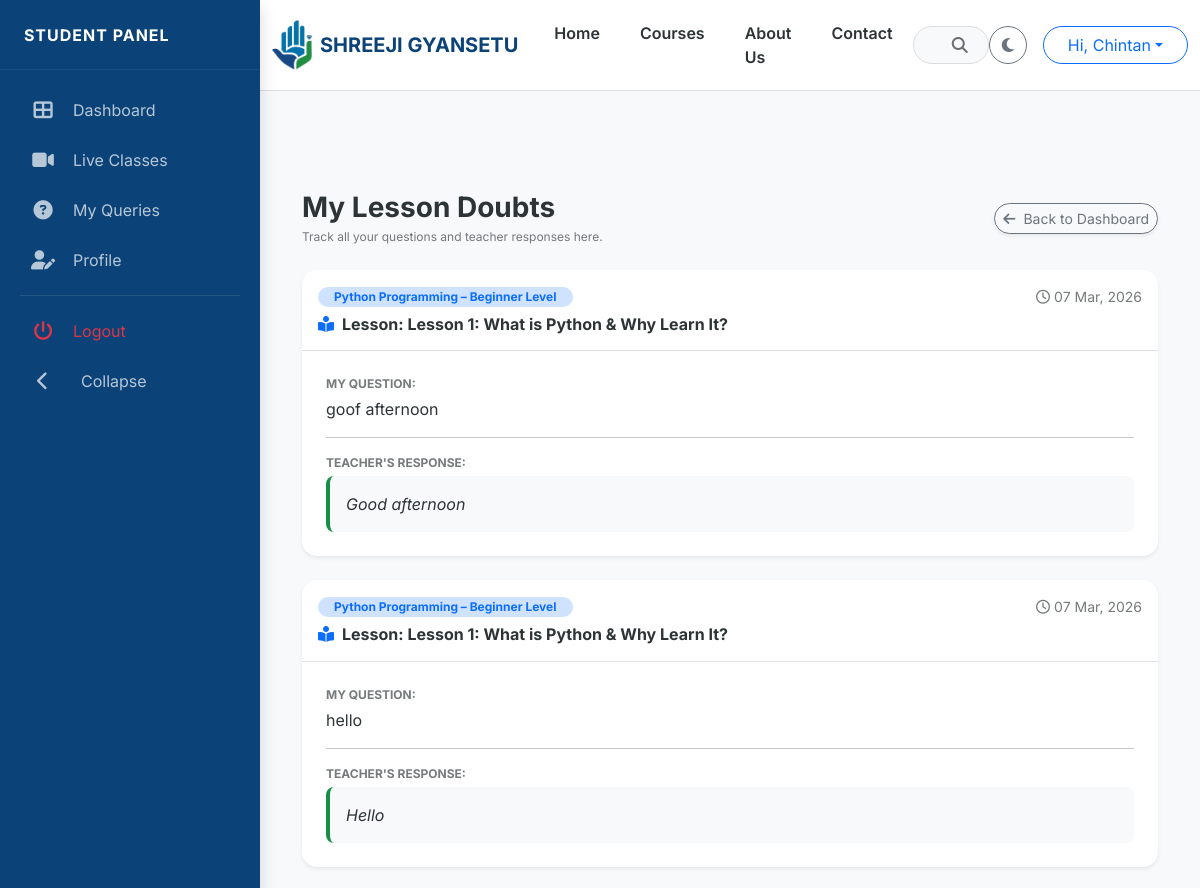
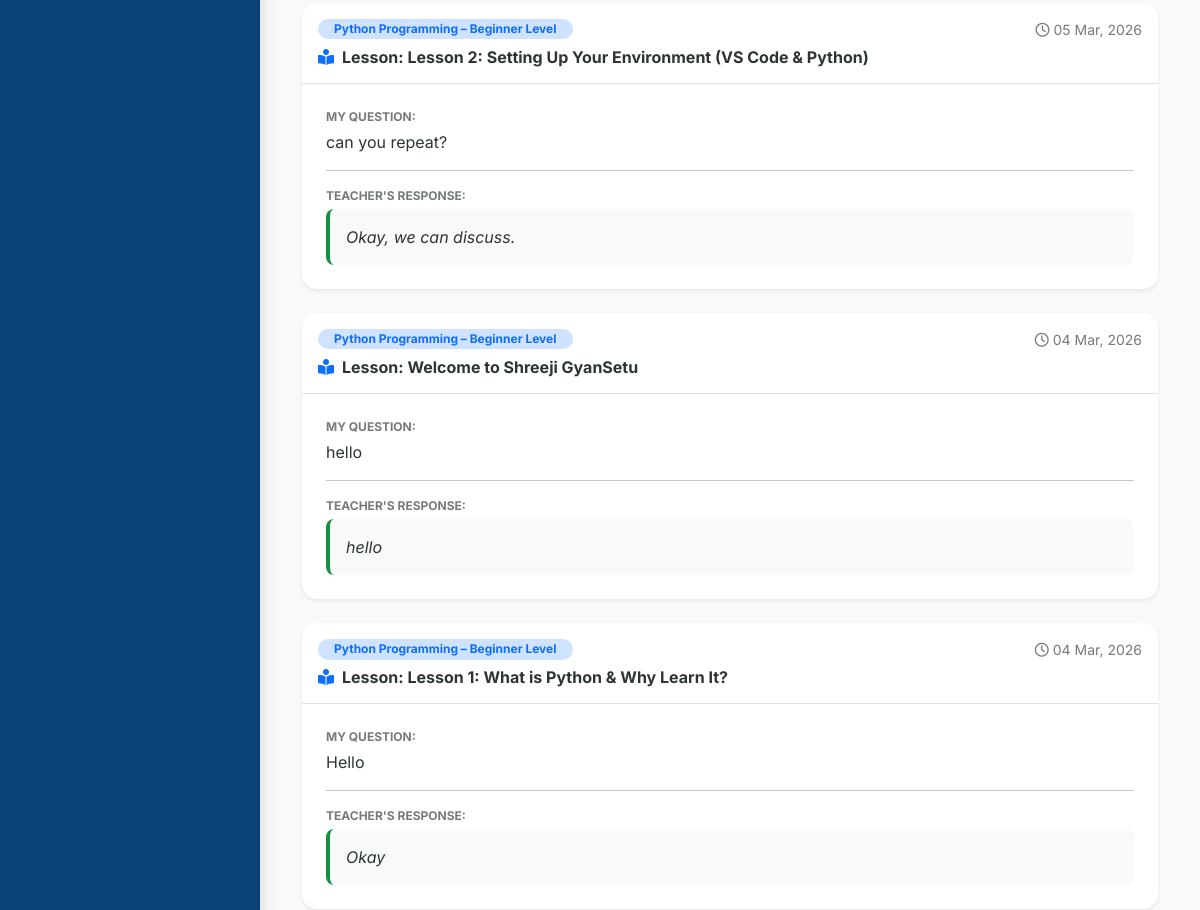
Before: /my-queries/ (signed in, upper part) with the older database file (2 pictures, top to bottom).
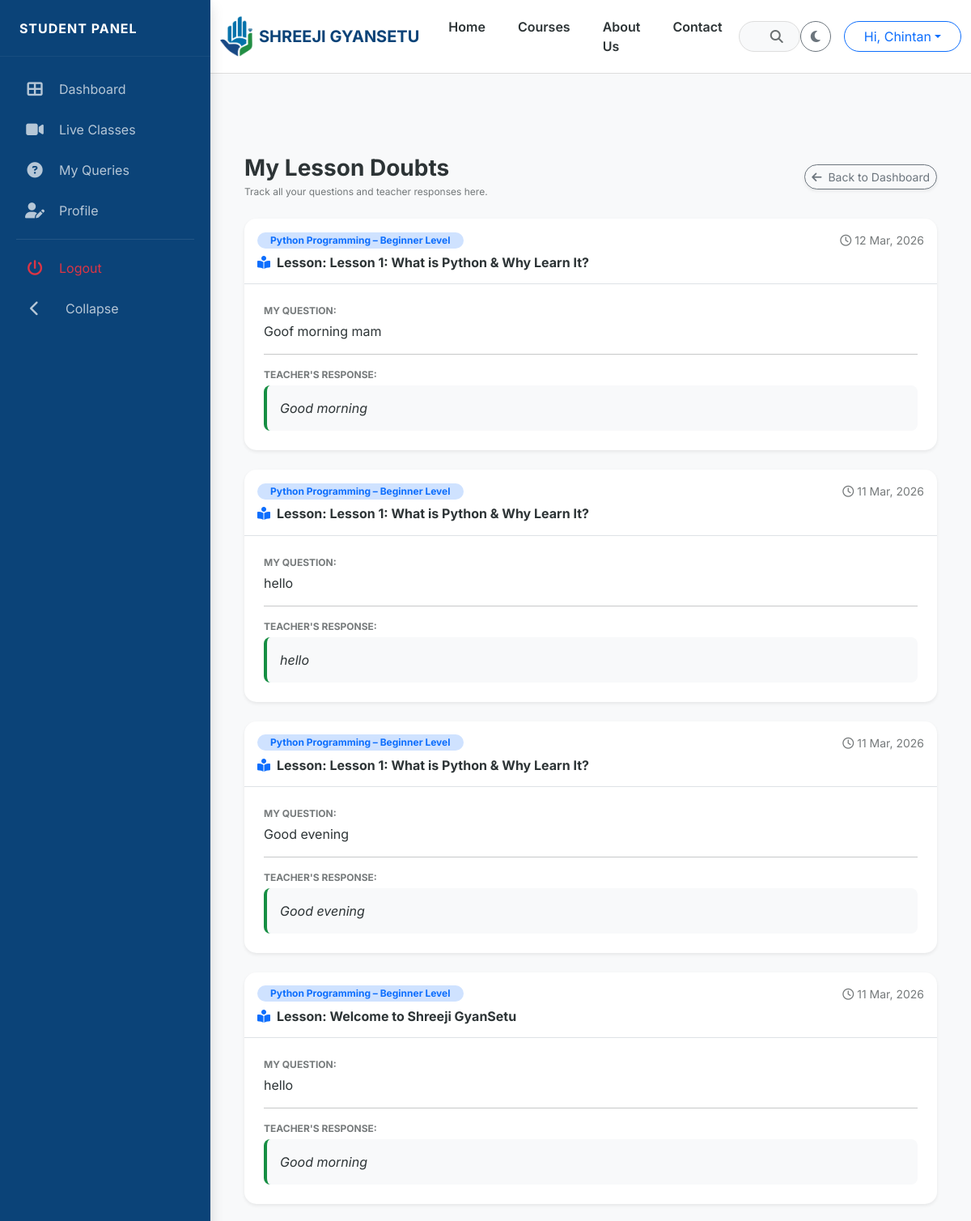
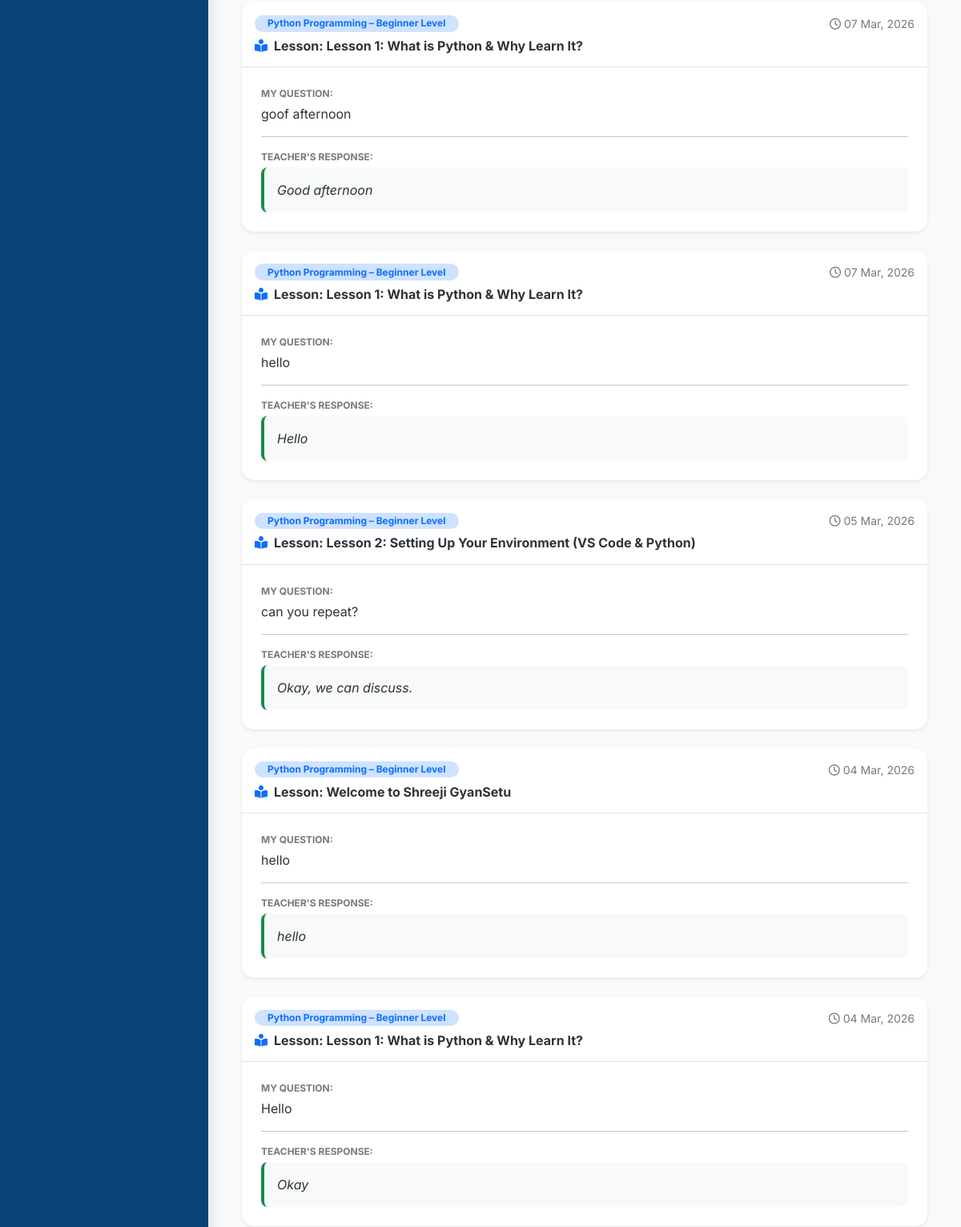
After: the same page with the newer database file (2 pictures, top to bottom).
### courses/models.py (models this page shows, shortened)
class LessonQuery(models.Model):
    lesson = models.ForeignKey(Lesson, on_delete=models.CASCADE, related_name='queries')
    student = models.ForeignKey(
        settings.AUTH_USER_MODEL,
        on_delete=models.CASCADE,
        related_name='student_queries'
    )
    question = models.TextField()
    answer = models.TextField(blank=True, null=True)
    is_resolved = models.BooleanField(default=False)
    created_at = models.DateTimeField(auto_now_add=True)
    updated_at = models.DateTimeField(auto_now=True)
    class Meta:
        verbose_name_plural = "9. Lesson Queries"
        ordering = ['-created_at']

class Lesson(models.Model):
    LESSON_TYPES = [('Video', 'Video'), ('PDF', 'Notes'), ('Quiz', 'Quiz')]
    course = models.ForeignKey(Course, on_delete=models.CASCADE, related_name='course_lessons')
    module = ChainedForeignKey(
        Module,
        chained_field="course",
        chained_model_field="course",
        show_all=False,
        auto_choose=True,
        sort=True,
        related_name='lessons'
    )
    title = models.CharField(max_length=200)
    lesson_type = models.CharField(max_length=10, choices=LESSON_TYPES, default='Video')
    lecturer_name = models.CharField(max_length=100, blank=True, null=True, default="Admin")
    description = models.TextField(blank=True, null=True, help_text="Detailed information about this video content")
    thumbnail = models.ImageField(upload_to='lesson_thumbnails/', blank=True, null=True, help_text="Upload a specific thumbnail for this lesson video")
    video_url = models.URLField(blank=True, null=True, help_text="YouTube or Vimeo Link")
    content_file = models.FileField(upload_to='lessons/', blank=True, null=True)
    notes_file = models.FileField(upload_to='lesson_notes/', blank=True, null=True, help_text="Upload PDF Notes for this lesson")
    is_preview = models.BooleanField(default=False, help_text="Check if this is a free demo lesson")
    order = models.PositiveIntegerField(default=0)
    resources = models.TextField(
        blank=True,
        null=True,
        help_text="Add links or descriptions of resources here (e.g. GitHub link, useful websites)"
    )
    class Meta:
        verbose_name_plural = "4. Lessons"
        ordering = ['order']

class Course(models.Model):
    LEVEL_CHOICES = [('Beginner', 'Beginner'), ('Intermediate', 'Intermediate'), ('Advanced', 'Advanced')]
    master_category = models.ForeignKey(MasterCategory, on_delete=models.CASCADE, related_name='courses')
    title = models.CharField(max_length=200)
    slug = models.SlugField(unique=True, blank=True)
    thumbnail = models.ImageField(upload_to='course_thumbnails/')
    description = models.TextField()
    is_active = models.BooleanField(default=True)
    price = models.DecimalField(max_digits=10, decimal_places=2)
    discount_price = models.DecimalField(max_digits=10, decimal_places=2, null=True, blank=True)
    level = models.CharField(max_length=20, choices=LEVEL_CHOICES, default='Beginner')
    is_live = models.BooleanField(default=False)
    enrollment_count = models.PositiveIntegerField(default=0)
    created_at = models.DateTimeField(auto_now_add=True)
    teacher = models.ForeignKey(
        settings.AUTH_USER_MODEL,
        on_delete=models.SET_NULL,
        null=True,
        blank=True,
        limit_choices_to=Q(profile__user_type= 'Teacher') | Q(profile__user_type= 'Admin'),
        related_name='taught_courses',
    )
    students = models.ManyToManyField(
        settings.AUTH_USER_MODEL,
        related_name='enrolled_courses',
        blank=True,
        limit_choices_to=Q(profile__user_type= 'Student')
    )
    @property
    def enrollment_count(self):
        """Returns the actual count from the ManyToMany relationship"""
        return self.students.count()
    class Meta:
        verbose_name_plural = "2. Courses"

### courses/views.py (the view)
# urls.py: path('my-queries/', student_queries, name='student_queries'),
@login_required
def student_queries(request):
    if hasattr(request.user, 'profile') and request.user.profile.user_type.lower() != 'student':
        pass
    Notification.objects.filter(user=request.user, is_read=False).update(is_read=True)
    queries = LessonQuery.objects.filter(student=request.user).select_related(
        'lesson',
        'lesson__course'
    ).order_by('-created_at')
    return render(request, 'courses/student_queries.html', {'queries': queries})

### courses/context_processors.py (called while the page is built)
def extras(request):
    return {
        'all_categories': MasterCategory.objects.all().order_by('order')[:4]
    }

def unread_notifications(request):
    if request.user.is_authenticated:
        count = Notification.objects.filter(user=request.user, is_read=False).count()
        return {'unread_count': count}
    return {'unread_count': 0}

### templates/courses/student_queries.html (shortened to what this page needs)
{% extends 'base_sidebar.html' %}
{% block dashboard_content %}
  <div class="container-fluid">
    <div class="d-flex justify-content-between align-items-center mb-4">
      <div>
        <h3 class="fw-bold mb-1" style="color: var(--text-dark);">My Lesson Doubts</h3>
        <p class="text-muted small mb-0">Track all your questions and teacher responses here.</p>
      </div>
      <a href="{% url 'student_dashboard' %}" class="btn btn-outline-secondary btn-sm rounded-pill shadow-sm"><i class="fas fa-arrow-left me-1"></i> Back to Dashboard</a>
    </div>
    {% for query in queries %}
      <div class="card mb-4 border-0 shadow-sm" style="background: var(--card-bg); border-radius: 15px; overflow: hidden;">
        <div class="card-header bg-transparent border-bottom py-3">
          <div class="d-flex justify-content-between align-items-center">
            <span class="badge bg-primary-subtle text-primary px-3 rounded-pill">{{ query.lesson.course.title }}</span>
            <small class="text-muted"><i class="far fa-clock me-1"></i>{{ query.created_at|date:'d M, Y' }}</small>
          </div>
          <h6 class="mt-2 mb-0 fw-bold" style="color: var(--text-dark);"><i class="fas fa-book-reader me-2 text-primary"></i>Lesson: {{ query.lesson.title }}</h6>
        </div>
        <div class="card-body p-4">
          <div class="mb-3">
            <p class="text-muted small mb-1 text-uppercase fw-bold">My Question:</p>
            <p class="fs-6 mb-0" style="color: var(--text-dark);">{{ query.question }}</p>
          </div>
          <hr class="opacity-10" />
          <div>
            <p class="text-muted small mb-1 text-uppercase fw-bold">Teacher's Response:</p>
            {% if query.answer %}
              <div class="p-3 rounded-3" style="background: var(--bg-light); border-left: 4px solid var(--primary-green);">
                <p class="mb-0 fst-italic" style="color: var(--text-dark);">{{ query.answer }}</p>
              </div>
            {% else %}
              <div class="d-flex align-items-center text-warning p-2 rounded-3" style="background: rgba(255, 193, 7, 0.05);">
                <i class="fas fa-hourglass-half me-2"></i>
                <span class="small fst-italic">Waiting for the teacher to reply...</span>
              </div>
            {% endif %}
          </div>
        </div>
      </div>
    {% endfor %}
  </div>
{% endblock %}

Changed rows visible on the page:
added LessonQuery: lesson.course "Python Programming – Beginner Level", created_at "12 Mar, 2026", lesson "Lesson 1: What is Python & Why Learn It?", question "Goof morning mam", answer "Good morning"
added LessonQuery: lesson.course "Python Programming – Beginner Level", created_at "11 Mar, 2026", lesson "Lesson 1: What is Python & Why Learn It?", question "hello", answer "hello"
added LessonQuery: lesson.course "Python Programming – Beginner Level", created_at "11 Mar, 2026", lesson "Lesson 1: What is Python & Why Learn It?", question "Good evening", answer "Good evening"
added LessonQuery: lesson.course "Python Programming – Beginner Level", created_at "11 Mar, 2026", lesson "Welcome to Shreeji GyanSetu", question "hello", answer "Good morning"
